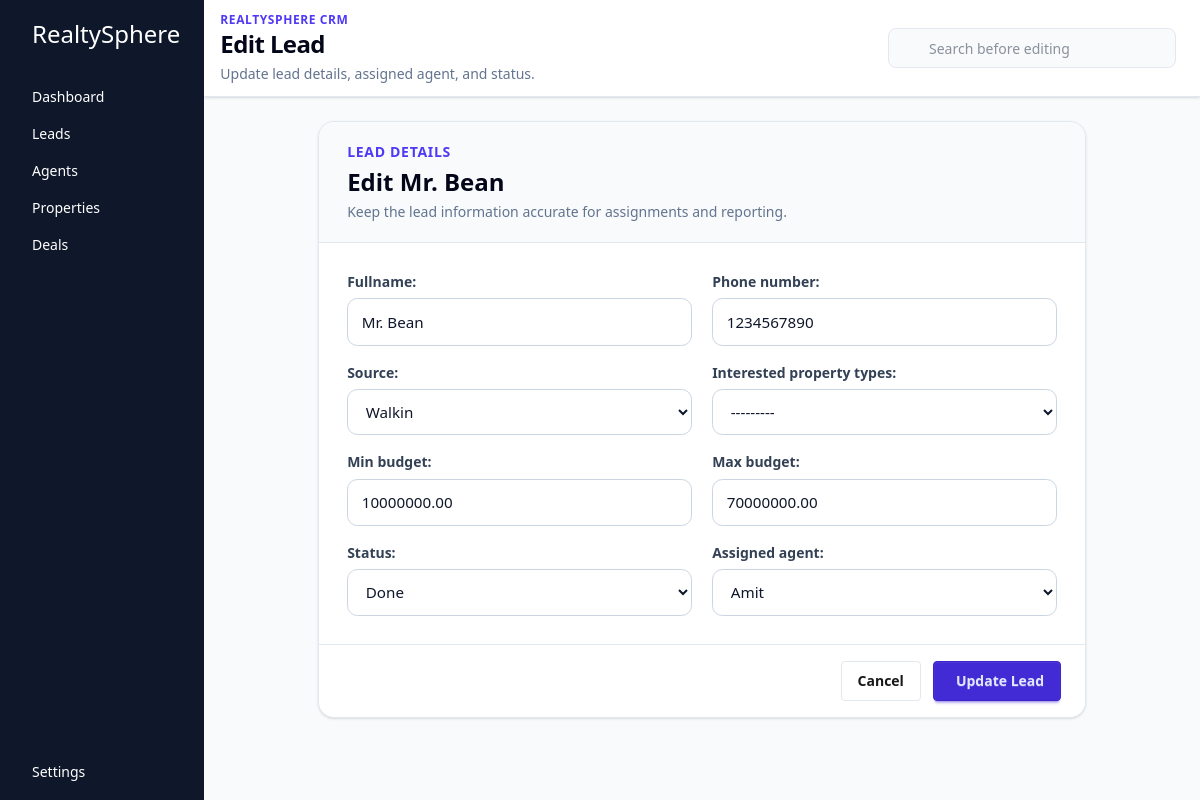
The page /lead/edit/1/ on the database its author committed.
### core/models.py (models this page shows, shortened)
class Lead(models.Model):
    class LeadStatus(models.TextChoices):
        NEW = 'new','New'
        CONTACTED = 'contacted','Contacted'
        SITE_VISITED = 'Site Visited','Site Visited'
        NEGOTIATION = 'Negotiation','Negotiation'
        LOST = 'Lost','Lost'
        DONE = 'Done','Done'
    class SourceType(models.TextChoices):
        WEBSITE = 'Website','Website'
        WALKIN = 'Walkin','Walkin'
        SOCIAL_MEDIA = 'Social Media','Social Media'
        AGENT = 'Agent','Agent'
    fullname = models.CharField(max_length=255)
    phone_number = models.CharField(max_length=10)
    source = models.CharField(max_length=255, choices = SourceType.choices) #webiste or walkin or social media post or agents
    interested_property_types = models.ForeignKey(to=Property, on_delete=models.SET_NULL, related_name='interested_leads', null=True, blank=True)
    min_budget = models.DecimalField(max_digits=12, decimal_places=2)
    max_budget = models.DecimalField(max_digits=12, decimal_places=2)
    status = models.CharField(max_length=255, choices=LeadStatus.choices) #new, contacted, interested, not interested, closed
    assigned_agent = models.ForeignKey(to=Agent, on_delete=models.SET_NULL, related_name='assigned_leads', null=True, blank=True)
    updated_at = models.DateTimeField(auto_now=True)
    created_at = models.DateTimeField(auto_now_add=True)

### core/views.py (the view)
# urls.py: path("lead/edit/<int:lead_id>/", views.edit_lead, name='edit_lead'),
def edit_lead(request, lead_id):
    lead = get_object_or_404(Lead, id=lead_id)
    form = LeadForm(request.POST or None, request.FILES or None, instance=lead)
    if request.method == 'POST' and form.is_valid():
        form.save()
        return redirect('leads')
    context = {'form': form, 'lead': lead}
    return render(request, 'pages/editlead.html', context)

### core/forms.py
class LeadForm(forms.ModelForm):
    class Meta:
        model = Lead
        fields = "__all__"

### core/models.py (called while the page is built)
    def __str__(self):
        return self.user.get_full_name() or self.user.username

    def __str__(self):
        return self.title

### core/templates/pages/editlead.html (shortened to what this page needs)
{% extends "base.html" %}
{% block title %}
  Edit Lead
{% endblock %}
{% block subtitle %}Update lead details, assigned agent, and status.{% endblock %}
{% block search_placeholder %}Search before editing{% endblock %}
{% block content %}
  <section class="mx-auto max-w-3xl">
    <div class="overflow-hidden rounded-2xl border border-slate-200 bg-white shadow-sm">
      <div class="border-b border-slate-200 bg-slate-50 px-5 py-5 sm:px-7">
        <p class="text-sm font-semibold uppercase tracking-wider text-indigo-600">Lead Details</p>
        <h2 class="mt-1 text-2xl font-bold text-slate-950">Edit {{ lead.fullname }}</h2>
        <p class="mt-1 text-sm text-slate-500">Keep the lead information accurate for assignments and reporting.</p>
      </div>
      <form method="post" enctype="multipart/form-data" class="crm-form p-5 sm:p-7">
        <div class="crm-form-grid">
          {{ form.as_p }}
        </div>
        <div class="crm-form-actions -mx-5 -mb-5 mt-7 sm:-mx-7 sm:-mb-7">
          <a href="{% url 'leads' %}" class="btn btn-ghost border border-slate-200">Cancel</a>
          <button type="submit" class="btn btn-primary">
            Update Lead
          </button>
        </div>
      </form>
    </div>
  </section>
{% endblock %}

### core/static/global.css (style rules this page uses)
.crm-form { color: #0f172a; }
.crm-form-grid { display: grid; grid-template-columns: 1fr; gap: 1rem 1.25rem; }
.crm-form p { min-width: 0; margin: 0; }
.crm-form label { display: block; margin-bottom: 0.4rem; color: #334155; font-size: 0.875rem; font-weight: 700; }
.crm-form input, .crm-form select, .crm-form textarea { width: 100%; min-height: 2.75rem; border: 1px solid #cbd5e1; border-radius: 0.65rem; background: #fff; color: #0f172a; padding: 0.7rem 0.85rem; font-size: 0.95rem; outline: none; transition: border-color 160ms ease, box-shadow 160ms ease; }
.crm-form-actions { display: flex; flex-direction: column-reverse; gap: 0.75rem; border-top: 1px solid #e2e8f0; background: #fff; padding: 1rem 1.25rem; }
@media (min-width: 640px) { .crm-form-grid { grid-template-columns: repeat(2, minmax(0, 1fr)); } }
@media (min-width: 640px) { .crm-form-actions { flex-direction: row; justify-content: flex-end; padding: 1rem 1.5rem; } }

### rows shown on the page
Lead: fullname "Mr. Bean", phone_number "1234567890", source "Walkin", interested_property_types "---------", min_budget "10000000.00", max_budget "70000000.00", status "Done", assigned_agent "Amit"
